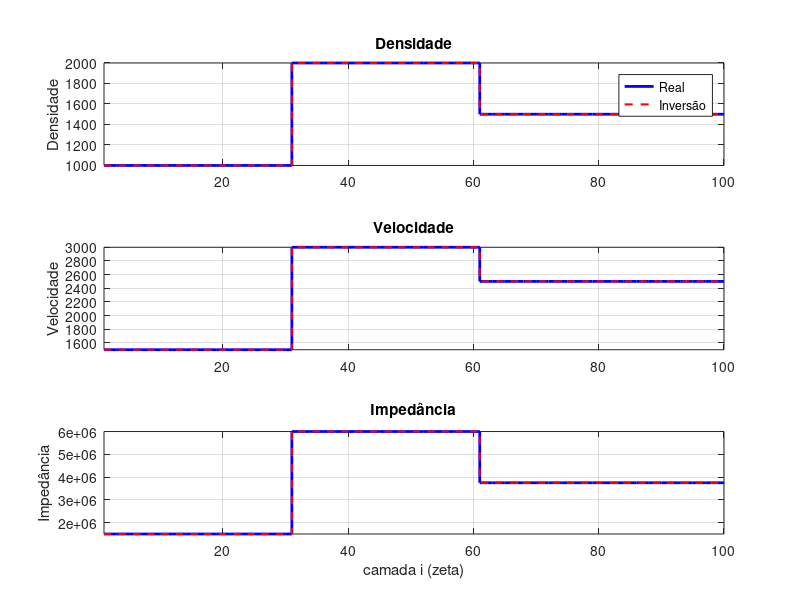

Write MATLAB code to recreate this figure.
clear; clc; close all;

%parametros
nt = 300;
ni = 100; %camadas
nx = 21; %sensores
dx = 40; %distancia dos sensores
w = 2*pi*50; %frequencia angular

%interfaces
preal = ones(1, ni) * 1000;
creal   = ones(1, ni) * 1500;

preal(31:60) = 2000;  creal(31:60) = 3000;
preal(61:end) = 1500;  creal(61:end) = 2500;

Zreal = preal .* creal; %impedancia real para comparação

xi = (2*pi / (nx * dx)) * (-floor(nx/2):floor(nx/2)); %xi_m

%gerando dados dos sensores no domin1io xi_m
Pteo = zeros(nx, nt);
Wteo = zeros(nx, nt);

fonte = zeros(1, nt);
fonte(3) = 1; %pulso

disp('Inicio');
for m = 1:nx

    Zm = zeros(1, ni); %impedancia obliqua
    for i = 1:ni
        kz = sqrt((w/creal(i))^2 - xi(m)^2);
        if isreal(kz) && kz > 0
            Zm(i) = preal(i) * w / kz;
        else
            Zm(i) = Zm(i-1); %para lidar com ondas evanescentes
        end
    end

    %propagação direta
    P = zeros(ni, nt);
    W = zeros(ni, nt);
    for j = 2:nt
        if mod(1 + j, 2) == 0 %superficie
            P(1, j) = fonte(j);
            U = Zm(1)*W(2, j-1) - P(2, j-1);
            W(1, j) = (P(1, j) + U) / Zm(1);
        end
        for i = 2:ni-1 %interno
            if mod(i + j, 2) == 0
                D = Zm(i-1)*W(i-1, j-1) + P(i-1, j-1);
                U = Zm(i)*W(i+1, j-1) - P(i+1, j-1);
                W(i, j) = (D + U) / (Zm(i-1) + Zm(i));
                P(i, j) = (Zm(i)*D - Zm(i-1)*U) / (Zm(i-1) + Zm(i));
            end
        end
        if mod(ni + j, 2) == 0 %fundo
            D = Zm(ni-1)*W(ni-1, j-1) + P(ni-1, j-1);
            W(ni, j) = D / (2 * Zm(ni-1));
            P(ni, j) = D / 2;
        end
    end

    Pteo(m, :) = P(1, :);
    Wteo(m, :) = W(1, :);
end

%tranformada inversa para voltar pro domin1io em x
Psensor = real(ifft(ifftshift(Pteo, 1), [], 1)); %dados reias dos sensores
Wsensor = real(ifft(ifftshift(Wteo, 1), [], 1));

%AGORA É A INVERSÃO

%voltamos nosso domin1io para os angulos xi_m
Pcanal = real(fftshift(fft(Psensor, [], 1), 1));
Wcanal = real(fftshift(fft(Wsensor, [], 1), 1));

%inversão
nt2 = 2 * ni; %tempo necessario
Zrec = zeros(nx, ni); %impedancia reconstruida camada x angulo

for m = 1:nx
    Pinv = zeros(ni, nt2);
    Winv = zeros(ni, nt2);
    Zinv = zeros(1, ni);

    %superficie
    for j = 1:2:nt2
        Pinv(1, j) = Pcanal(m, j + 2);
        Winv(1, j) = Wcanal(m, j + 2);
    end

    Zinv(1) = Pinv(1, 1) / Winv(1, 1);

    for i = 2:ni %recursão
        for j = i:2:(nt2 - i + 1)
            a = Winv(i-1, j-1) + Winv(i-1, j+1);
            b = Winv(i-1, j-1) - Winv(i-1, j+1);
            c = Pinv(i-1, j-1) + Pinv(i-1, j+1);
            d = Pinv(i-1, j-1) - Pinv(i-1, j+1);

            Winv(i, j) = 0.5 * (a + d / Zinv(i-1));
            Pinv(i, j) = 0.5 * (Zinv(i-1) * b + c);
        end

        Zinv(i) = Pinv(i, i) / Winv(i, i); %impedancia
    end

    Zrec(m, :) = Zinv;
end

%Separando a velocidade e densidade
prec = zeros(1, ni);
crec = zeros(1, ni);

xi2 = (xi(:).^2); 

%limites
lb = [900, 1400];  
ub = [6000, 4000]; 
op = optimset('MaxFunEvals', 1000, 'MaxIter', 1000, 'Display', 'off');

chute_rho = 1000; 
chute_c = 1500;

for i = 1:ni
    Zcam = Zrec(:, i); %pega a impdancia recontruida de todos os sensores
    
    validos = abs(real(Zcam)) > 1e-5 & isfinite(Zcam); 
    if sum(validos) < 2 
        if i == 1
            prec(i) = chute_rho; crec(i) = chute_c;
        else
            prec(i) = prec(i-1); crec(i) = crec(i-1);
        end
    else
        xi3 = xi2(validos); 
        Z_medido = real(Zcam(validos)); 
        
        min1 = @(p) sum( abs( Z_medido - (p(1)*w) ./ sqrt( (w/p(2)).^2 - xi3 ) ).^2 );
        
        try
            %roda o sqp primeiro pois é mais preciso, caso falhe rode a min1imazação bruta
            pc = sqp([chute_rho, chute_c], min1, [], [], lb, ub);
        catch
            min2 = @(p) sum( abs( Z_medido - (p(1)*w) ./ sqrt( max((w/p(2)).^2 - xi3, 1e-10) ) ).^2 ) ...
                                + 1e10 * (p(1) < lb(1)) + 1e10 * (p(1) > ub(1)) ...
                                + 1e10 * (p(2) < lb(2)) + 1e10 * (p(2) > ub(2));
            pc = fminsearch(min2, [chute_rho, chute_c], op);
        end
                       
        prec(i) = pc(1); 
        crec(i) = pc(2); 
        
        %atualizando os chutes
        chute_rho = prec(i); 
        chute_c = crec(i);
    end
end

Zrec2 = prec .* crec; %impedancia reconstruida
disp('Fim');

%visualização
figure;

%densidade
subplot(3, 1, 1);
stairs(1:ni, preal, 'b', 'LineWidth', 2, 'DisplayName', 'Real'); hold on;
stairs(1:ni, prec, 'r--', 'LineWidth', 1.5, 'DisplayName', 'Inversão');
ylabel('Densidade');
title('Densidade');
legend; grid on; axis tight;

%velocidade
subplot(3, 1, 2);
stairs(1:ni, creal, 'b', 'LineWidth', 2); hold on;
stairs(1:ni, crec, 'r--', 'LineWidth', 1.5);
ylabel('Velocidade');
title('Velocidade');
grid on; axis tight;

%impedancia
subplot(3, 1, 3);
stairs(1:ni, Zreal, 'b', 'LineWidth', 2); hold on;
stairs(1:ni, Zrec2, 'r--', 'LineWidth', 1.5);
xlabel('camada i (zeta)');
ylabel('Impedância');
title('Impedância');
grid on; axis tight;
